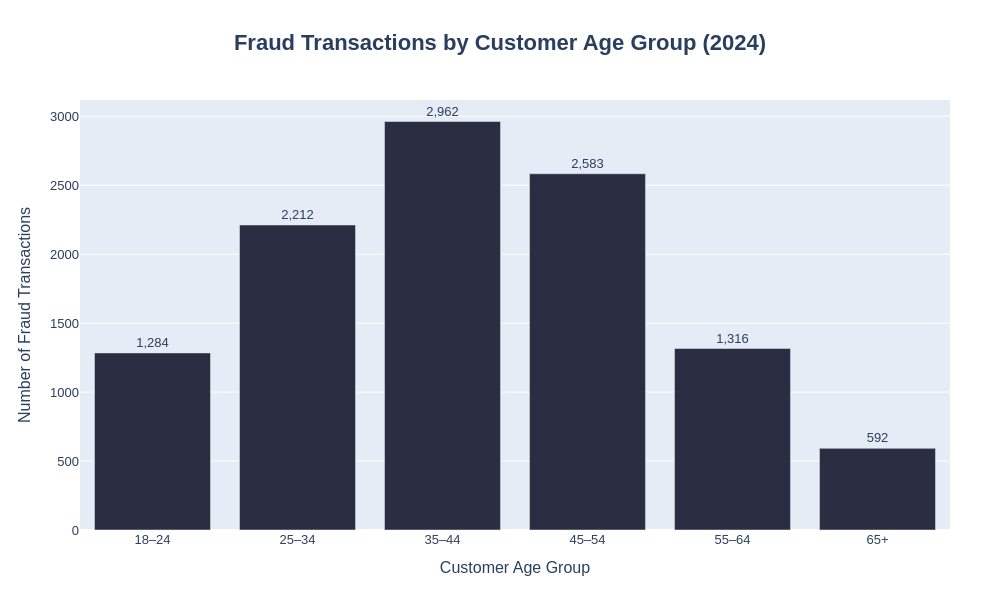

Here is the notebook cell this chart was saved with:
### Code cell
# Get the latest year available in the dataset
latest_year = df["transaction_date"].dt.year.max()

# Filter fraud transactions for the latest year
latest_year_fraud_transactions = latest_year_data[
    latest_year_data["is_fraud"] == 1
].copy()


# Define age groups
age_bins = [17, 24, 34, 44, 54, 64, float("inf")]

age_labels = [
    "18–24",
    "25–34",
    "35–44",
    "45–54",
    "55–64",
    "65+"
]


# Create age groups
latest_year_fraud_transactions["age_group"] = pd.cut(
    latest_year_fraud_transactions["customer_age"],
    bins=age_bins,
    labels=age_labels
)


# Count fraud transactions by age group
age_group_fraud_summary = (
    latest_year_fraud_transactions
    .groupby("age_group", observed=False)
    .agg(
        fraud_transactions=("transaction_id", "count")
    )
    .reset_index()
)


# Create bar chart
fig = px.bar(
    age_group_fraud_summary,
    x="age_group",
    y="fraud_transactions",
    text="fraud_transactions",
    width=1000,
    height=600,
    color_discrete_sequence=["#2B2D42"],
    labels={
        "age_group": "Customer Age Group",
        "fraud_transactions": "Fraud Transactions"
    }
)


# Customize bars
fig.update_traces(
    texttemplate="%{text:,}",
    textposition="outside",
    hovertemplate=(
        "<b>Age Group: %{x}</b><br>"
        "Fraud Transactions: %{y:,}"
        "<extra></extra>"
    )
)


# Customize layout
fig.update_layout(
    title={
        "text": f"<b>Fraud Transactions by Customer Age Group ({latest_year})</b>",
        "x": 0.5,
        "xanchor": "center",
        "font": {"size": 22}
    },

    xaxis_title="Customer Age Group",
    yaxis_title="Number of Fraud Transactions",

    font={
        "family": "Arial",
        "size": 13
    },

    showlegend=False,

    margin=dict(
        l=80,
        r=50,
        t=100,
        b=70
    )
)


fig.show()

age_group_fraud_summary

### Figure 1 — Plotly figure (JSON) as saved in the notebook; plotly's stock layout.template omitted (floating-point values rounded to 4 significant figures)
{"data": [{"hovertemplate": "<b>Age Group: %{x}</b><br>Fraud Transactions: %{y:,}<extra></extra>", "legendgroup": "", "marker": {"color": "#2B2D42", "pattern": {"shape": ""}}, "name": "", "orientation": "v", "showlegend": false, "text": [1284.0, 2212.0, 2962.0, 2583.0, 1316.0, 592.0], "textposition": "outside", "texttemplate": "%{text:,}", "type": "bar", "x": ["18–24", "25–34", "35–44", "45–54", "55–64", "65+"], "xaxis": "x", "y": [1284, 2212, 2962, 2583, 1316, 592], "yaxis": "y"}], "layout": {"barmode": "relative", "font": {"family": "Arial", "size": 13}, "height": 600, "legend": {"tracegroupgap": 0}, "margin": {"b": 70, "l": 80, "r": 50, "t": 100}, "showlegend": false, "title": {"font": {"size": 22}, "text": "<b>Fraud Transactions by Customer Age Group (2024)</b>", "x": 0.5, "xanchor": "center"}, "width": 1000, "xaxis": {"anchor": "y", "domain": [0, 1], "title": {"text": "Customer Age Group"}}, "yaxis": {"anchor": "x", "domain": [0, 1], "title": {"text": "Number of Fraud Transactions"}}}}
